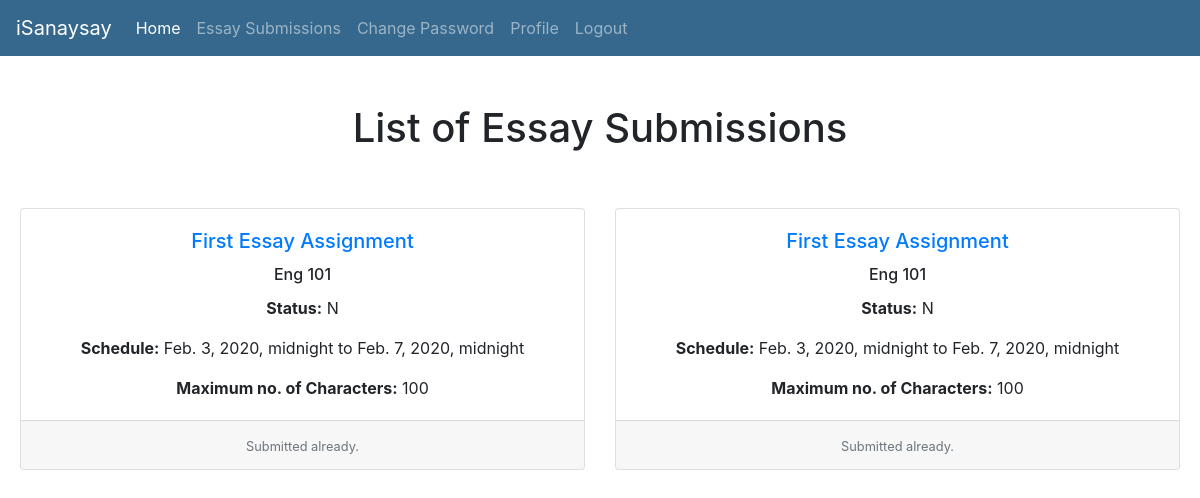
The page /isanaysay/view_essay_submissions (signed in) on the database as committed earlier.
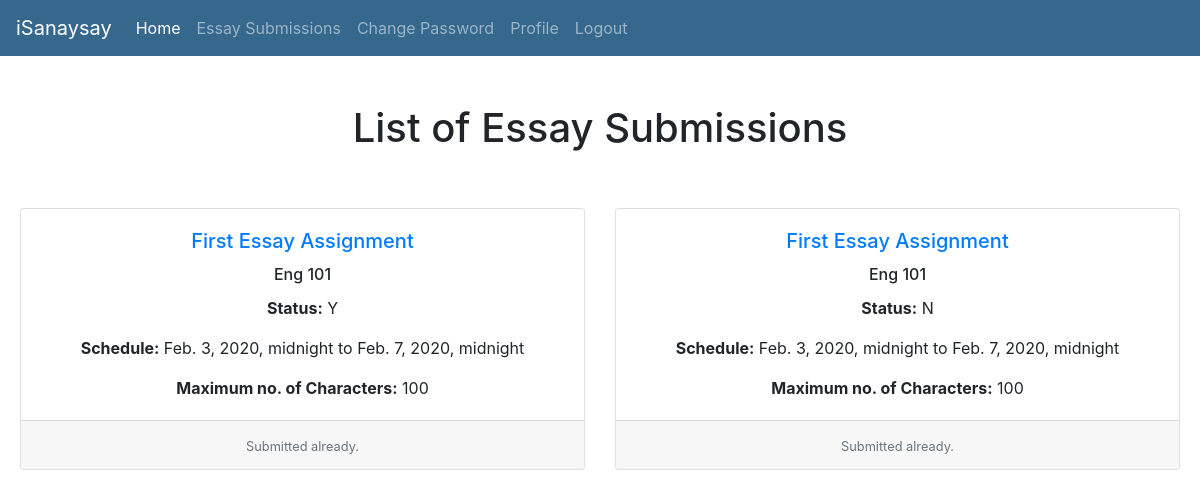
The same page on the database as committed later.
### users/models.py (models this page shows, shortened)
class EssaySubmission(models.Model):
    pass
    isChecked_Choices = (
        ('Y', 'Yes'),
        ('N', 'No'),
    )
    essay = models.ForeignKey(Essay, verbose_name="Essay", on_delete = models.CASCADE)
    student = models.ForeignKey(CustomUser, verbose_name="Student", on_delete = models.CASCADE)
    content = models.CharField(verbose_name="Essay Content", max_length=3000)
    isChecked = models.CharField(max_length=1,choices=isChecked_Choices, default='N', verbose_name="Checked or Not Checked")
    submitted_date = models.DateTimeField(verbose_name="Essay Submission Date", auto_now_add=True)
    checked_date = models.DateTimeField(verbose_name="Essay Checked Date", default=now)
    grammar_score = models.FloatField(verbose_name="Grammar Score", default=0)
    spelling_score = models.FloatField(verbose_name="Spelling Score", default=0)
    content_score = models.FloatField(verbose_name="Content Score", default=0)
    ambiguity_score = models.FloatField(verbose_name="Ambiguity Score", default=0)

class Essay(models.Model):
    course = models.ForeignKey(Course, verbose_name="Course", on_delete = models.CASCADE)
    name = models.CharField(verbose_name="Essay Name", max_length=300)
    essay_description = models.CharField(verbose_name="Essay Description", max_length=1500)
    essay_code = models.CharField(verbose_name="Essay Code", max_length=100)
    maximum_length = models.IntegerField(verbose_name="Maximum Length")
    start_date_time = models.DateTimeField(verbose_name="Essay Start Date")
    end_date_time = models.DateTimeField(verbose_name="Essay End Date")
    duration = models.IntegerField(verbose_name="Duration")
    criteria_no_1 = models.FloatField(verbose_name="Grammar",default=0)
    criteria_no_2 = models.FloatField(verbose_name="Spelling",default=0)
    criteria_no_3 = models.FloatField(verbose_name="Content",default=0)
    criteria_no_4 = models.FloatField(verbose_name="Ambiguous Words",default=0)
    def __str__(self):
        return "%s" % self.name

class Course(models.Model):
    pass
    semester_Choices = (
        ('A', 'First Semester'),
        ('B', 'Second Semester'),
        ('C', 'Summer'),
    )
    shoolYear_Choices = (
        ('1', '2019-2020'),
        ('2', '2020-2021'),
        ('3', '2021-2022'),
    )
    name = models.CharField(verbose_name="Course Name", max_length=128)
    course_code = models.CharField(verbose_name="Course Code", max_length=128)
    course_description = models.CharField(verbose_name="Course Description", max_length=500)
    course_detail = models.CharField(verbose_name="Course Detail", max_length=100)
    course_unit = models.IntegerField(verbose_name="Course Units", default=3)
    course_semester = models.CharField(max_length=1,choices=semester_Choices, default='A', verbose_name="Semester")
    course_school_year = models.CharField(max_length=1,choices=shoolYear_Choices, default='20', verbose_name="School Year")
    start_date = models.DateField(verbose_name="Course Start Date")
    end_date = models.DateField(verbose_name="Course End Date")
    students = models.ManyToManyField(CustomUser, related_name='students_enrolled')
    teacher = models.ForeignKey(CustomUser, verbose_name="Teacher", on_delete = models.CASCADE)
    def __str__(self):
        return "%s" % self.course_code

### users/views.py (the view)
def view_essay_submissions(request):
    template = "list_essay_submission.html"
    user_id = request.user.id
    """
    #course_school_years = Course.objects.values('course_school_year').annotate(dcount=Count('course_school_year'))
    course_school_years = Assignment.objects.select_related('course','teacher').filter(teacher__id=user_id).values('course__course_school_year').annotate(dcount=Count('course__course_school_year'))
    course_semesters = Course.objects.values('course_semester').annotate(dcount=Count('course_semester'))
    assignments = Assignment.objects.select_related('teacher','course').filter(teacher__id=user_id)
    enrollments = Enrollment.objects.all()
    """
    essay_submissions = EssaySubmission.objects.select_related('student','essay').filter(student__id=user_id)
    context = {
        'essay_submissions': essay_submissions,
    }
    return render(request, template, context)

### templates/list_essay_submission.html (shortened to what this page needs)
{% extends 'base.html' %}
{% block content %}
	<div id="parent"><div id="child"><br/><br/>
		<h1>List of Essay Submissions</h1><br/><br/>
	<div class="card-deck">
				{% for essay_submission in essay_submissions %}
  <div class="card">
    <div class="card-body">
      <a href="{% url 'view-essay-submission' essay_submission.id %}"><h5 class="card-title">{{ essay_submission.essay }}</h5> </a>
      <h6 class="card-title">{{ essay_submission.essay.course }}</h6>
      <p class="card-text"><b>Status:</b> {{ essay_submission.isChecked }}</p>
      <p class="card-text"><b>Schedule:</b> {{ essay_submission.essay.start_date_time }} to {{ essay_submission.essay.end_date_time }}</p>
      <p class="card-text"><b>Maximum no. of Characters:</b> {{ essay_submission.essay.maximum_length }}</p>
    </div>
    <div class="card-footer">
      <small class="text-muted">Submitted already.</small>
    </div>
  </div>
  {% endfor %}
</div>
	</div></div>
{% endblock %}

Rows that differ between the two databases and show on the page:
changed EssaySubmission (number 1 of 2 on the later page): isChecked "N" → "Y"
